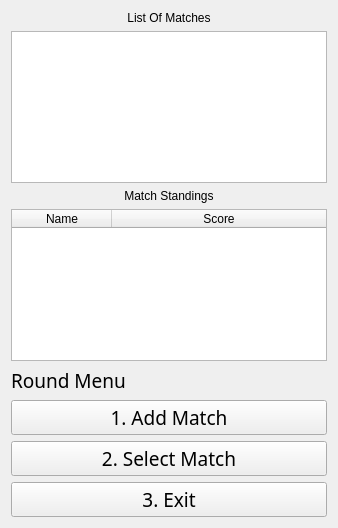
<?xml version="1.0" encoding="UTF-8"?>
<ui version="4.0">
 <class>RoundMenu</class>
 <widget class="QWidget" name="RoundMenu">
  <property name="geometry">
   <rect>
    <x>0</x>
    <y>0</y>
    <width>338</width>
    <height>528</height>
   </rect>
  </property>
  <property name="windowTitle">
   <string>Form</string>
  </property>
  <layout class="QVBoxLayout" name="verticalLayout_3">
   <item>
    <widget class="QLabel" name="gameResultsLabel">
     <property name="text">
      <string>List Of Matches</string>
     </property>
     <property name="alignment">
      <set>Qt::AlignCenter</set>
     </property>
    </widget>
   </item>
   <item>
    <layout class="QVBoxLayout" name="verticalLayout_2">
     <item>
      <widget class="QListWidget" name="listWidget">
       <property name="enabled">
        <bool>true</bool>
       </property>
      </widget>
     </item>
     <item>
      <widget class="QLabel" name="matchStandingsLabel">
       <property name="text">
        <string>Match Standings</string>
       </property>
       <property name="alignment">
        <set>Qt::AlignCenter</set>
       </property>
      </widget>
     </item>
     <item>
      <widget class="QTableWidget" name="tableWidget">
       <property name="editTriggers">
        <set>QAbstractItemView::NoEditTriggers</set>
       </property>
       <property name="alternatingRowColors">
        <bool>true</bool>
       </property>
       <property name="sortingEnabled">
        <bool>true</bool>
       </property>
       <attribute name="horizontalHeaderShowSortIndicator" stdset="0">
        <bool>true</bool>
       </attribute>
       <attribute name="horizontalHeaderStretchLastSection">
        <bool>true</bool>
       </attribute>
       <attribute name="verticalHeaderStretchLastSection">
        <bool>true</bool>
       </attribute>
       <column>
        <property name="text">
         <string>Name</string>
        </property>
       </column>
       <column>
        <property name="text">
         <string>Score</string>
        </property>
       </column>
      </widget>
     </item>
     <item>
      <widget class="QLabel" name="roundMenuLabel">
       <property name="font">
        <font>
         <family>Bahnschrift SemiLight</family>
         <pointsize>14</pointsize>
        </font>
       </property>
       <property name="text">
        <string>Round Menu</string>
       </property>
      </widget>
     </item>
     <item>
      <layout class="QVBoxLayout" name="verticalLayout">
       <item>
        <widget class="QPushButton" name="addMatchButton">
         <property name="font">
          <font>
           <family>Bahnschrift SemiLight</family>
           <pointsize>14</pointsize>
           <weight>50</weight>
           <italic>false</italic>
           <bold>false</bold>
          </font>
         </property>
         <property name="autoFillBackground">
          <bool>false</bool>
         </property>
         <property name="text">
          <string>1. Add Match</string>
         </property>
         <property name="default">
          <bool>false</bool>
         </property>
         <property name="flat">
          <bool>false</bool>
         </property>
        </widget>
       </item>
       <item>
        <widget class="QPushButton" name="selectMatchButton">
         <property name="font">
          <font>
           <family>Bahnschrift SemiLight</family>
           <pointsize>14</pointsize>
          </font>
         </property>
         <property name="text">
          <string>2. Select Match</string>
         </property>
        </widget>
       </item>
       <item>
        <widget class="QPushButton" name="exitButton">
         <property name="font">
          <font>
           <family>Bahnschrift SemiLight</family>
           <pointsize>14</pointsize>
          </font>
         </property>
         <property name="text">
          <string>3. Exit</string>
         </property>
        </widget>
       </item>
      </layout>
     </item>
    </layout>
   </item>
  </layout>
 </widget>
 <resources/>
 <connections/>
</ui>
